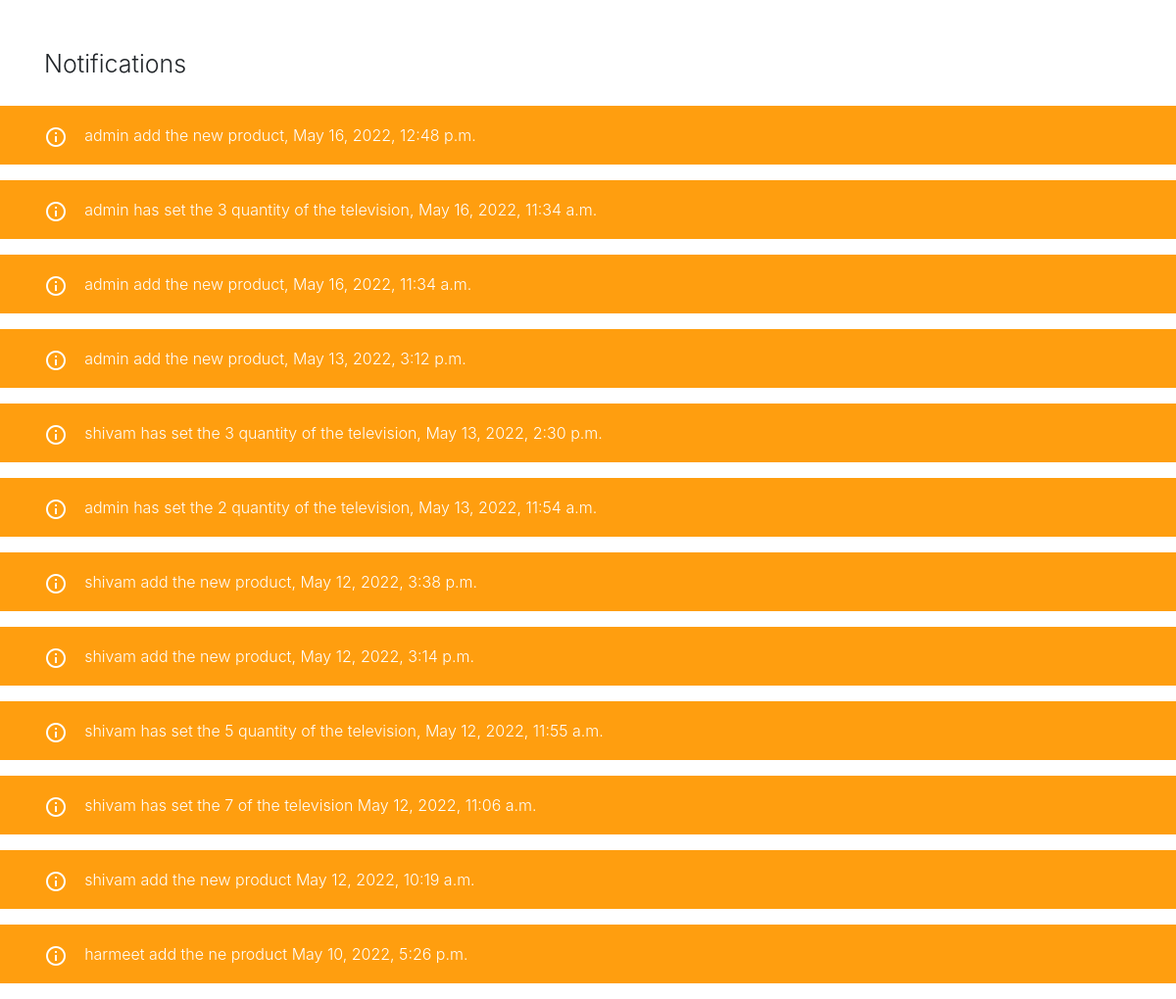
Screenshot of /notify/ (signed in) with the database file from the repository.
### productselling/models.py (models this page shows)
class Notification(models.Model):
    from_user = models.ForeignKey(User, on_delete=models.CASCADE, null=True, related_name='from_user')
    to_user = models.ForeignKey(User, on_delete=models.CASCADE, null=True, related_name='to_user')
    message = models.TextField(null=True, blank=True)
    read = models.BooleanField(default=False)
    date = models.DateTimeField(auto_now_add=True)

### productselling/views.py (the view)
# urls.py: path('notify/', notify ,name='notify'),
def notify(request):
    context = {}
    notification = Notification.objects.filter(to_user=request.user).order_by('-id')
    context['read_noti'] = notification.filter(read=True)
    context['unread_noti'] = notification.filter(read=False)
    if request.method == "POST":
        notification.update(read=True)
        return HttpResponse({})
    return render(request, 'notification.html', context)

### productselling/templates/notification.html (shortened to what this page needs)
<link href="//maxcdn.bootstrapcdn.com/bootstrap/4.0.0/css/bootstrap.min.css" rel="stylesheet" id="bootstrap-css">
<head>
    <link rel="stylesheet" href="https://unpkg.com/bootstrap-material-design@4.1.1/dist/css/bootstrap-material-design.min.css">
    <link href="https://maxcdn.bootstrapcdn.com/font-awesome/latest/css/font-awesome.min.css" rel="stylesheet">
</head>
<body>
    <div class="container mt-5">
        <div class="title">
          <h3>Notifications</h3>
        </div>
    </div>
    {% for no in read_noti %}
    <div class="alert alert-warning">
        <div class="container">
            <div class="alert-icon">
                <i class="material-icons">info_outline</i>
            </div>
            {{no.message}}
            {{no.date}}
        </div>
    </div>
    {% endfor %}
</body>

### productselling/templates/notification.html (style rules this page uses)
html * { -webkit-font-smoothing: antialiased; }
.title h3 { font-size: 25px !important; margin-top: 20px; margin-bottom: 25px; line-height: 1.4em !important; font-weight: 300; }
.alert { border: 0; border-radius: 0; padding: 20px 15px !important; line-height: 20px; font-weight: 300; color: #fff; }
.alert .alert-icon { display: block; float: left; margin-right: 1.071rem; }
.alert.alert-warning { background-color: #ff9e0f; color: #fff; }

### rows the page displays
Notification: message "admin add the new product,", date "May 16, 2022, 12:48 p.m."
Notification: message "admin has set the 3 quantity of the television,", date "May 16, 2022, 11:34 a.m."
Notification: message "admin add the new product,", date "May 16, 2022, 11:34 a.m."
Notification: message "admin add the new product,", date "May 13, 2022, 3:12 p.m."
Notification: message "shivam has set the 3 quantity of the television,", date "May 13, 2022, 2:30 p.m."
Notification: message "admin has set the 2 quantity of the television,", date "May 13, 2022, 11:54 a.m."
Notification: message "shivam add the new product,", date "May 12, 2022, 3:38 p.m."
Notification: message "shivam add the new product,", date "May 12, 2022, 3:14 p.m."
Notification: message "shivam has set the 5 quantity of the television,", date "May 12, 2022, 11:55 a.m."
Notification: message "shivam has set the 7 of the television", date "May 12, 2022, 11:06 a.m."
Notification: message "shivam add the new product", date "May 12, 2022, 10:19 a.m."
Notification: message "harmeet add the ne product", date "May 10, 2022, 5:26 p.m."
